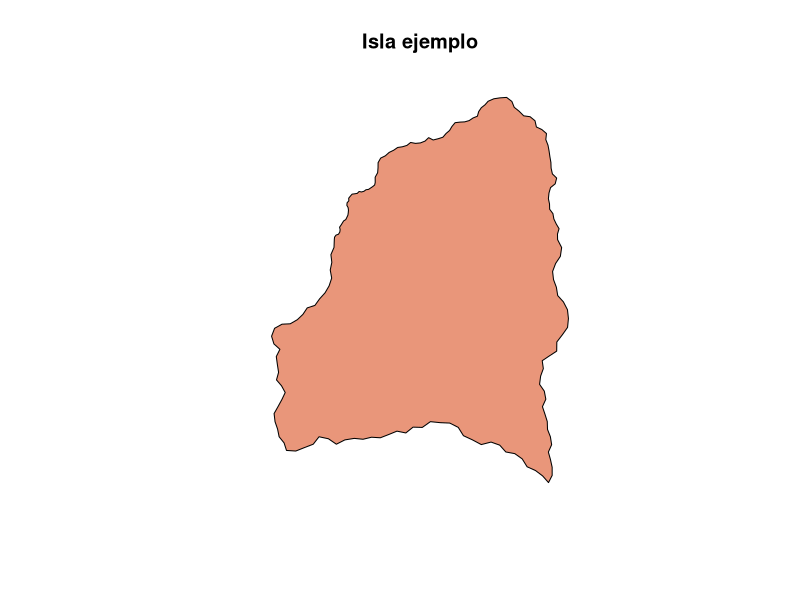
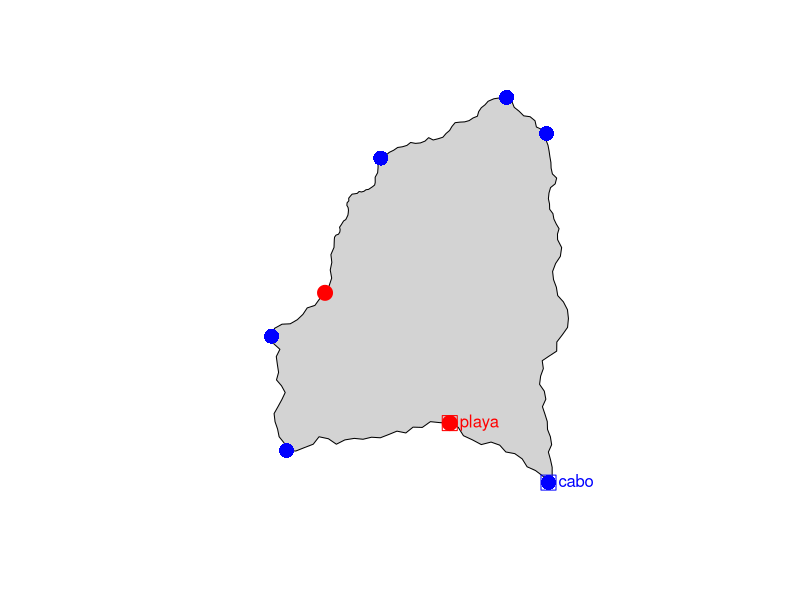
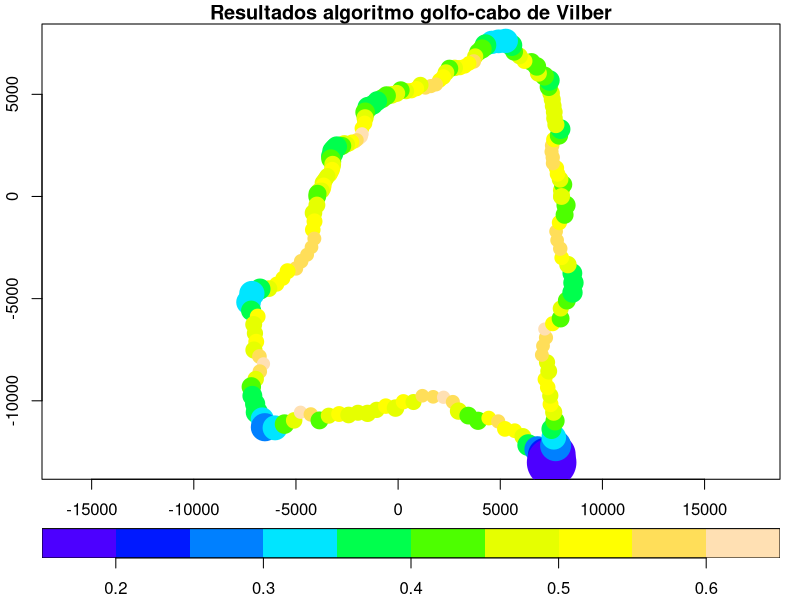
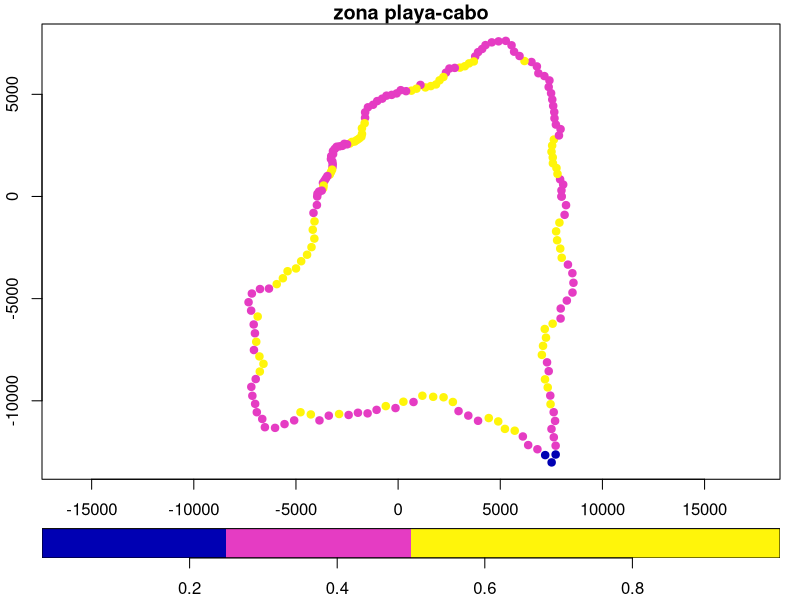
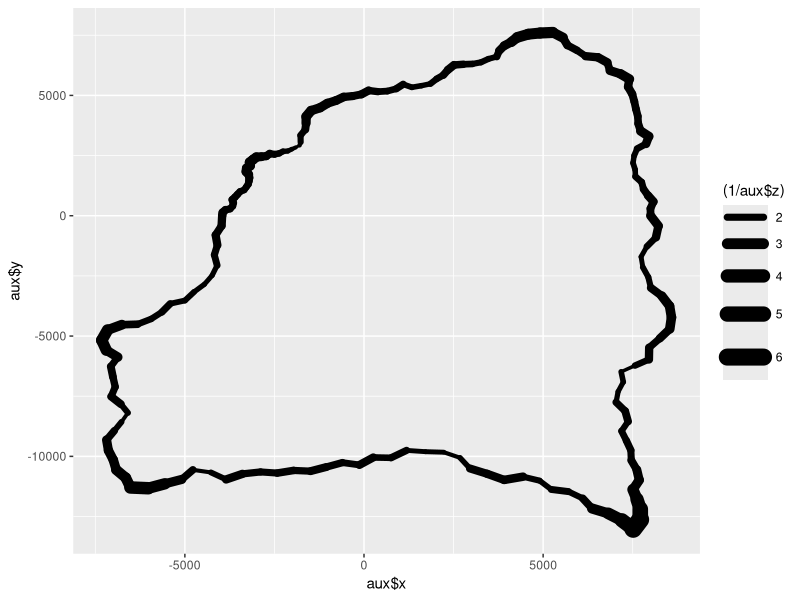
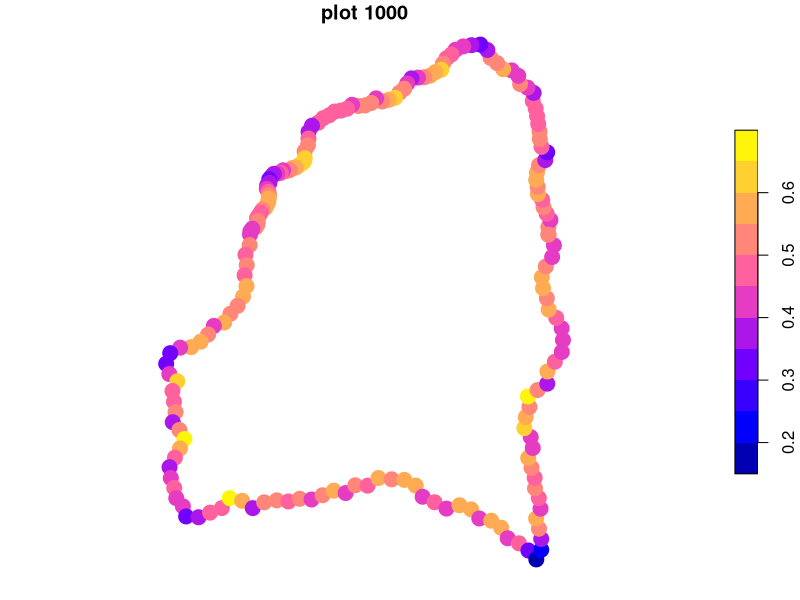
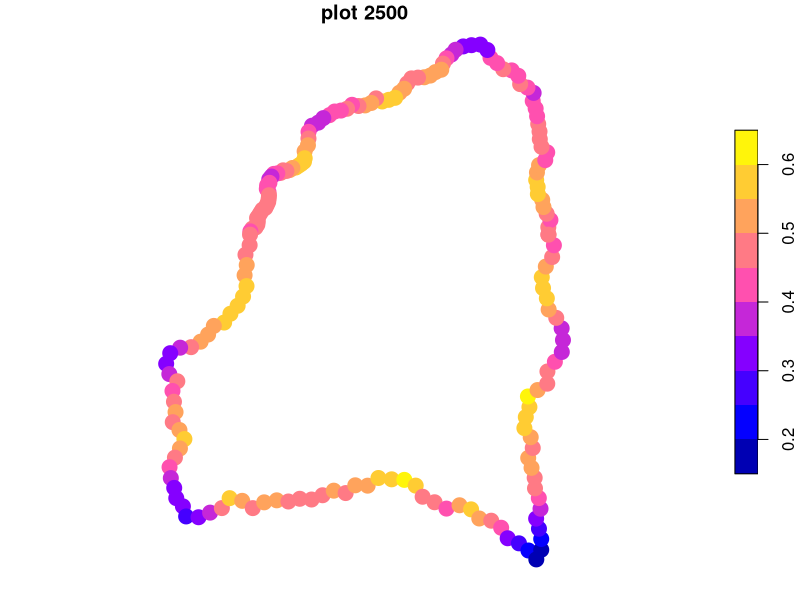
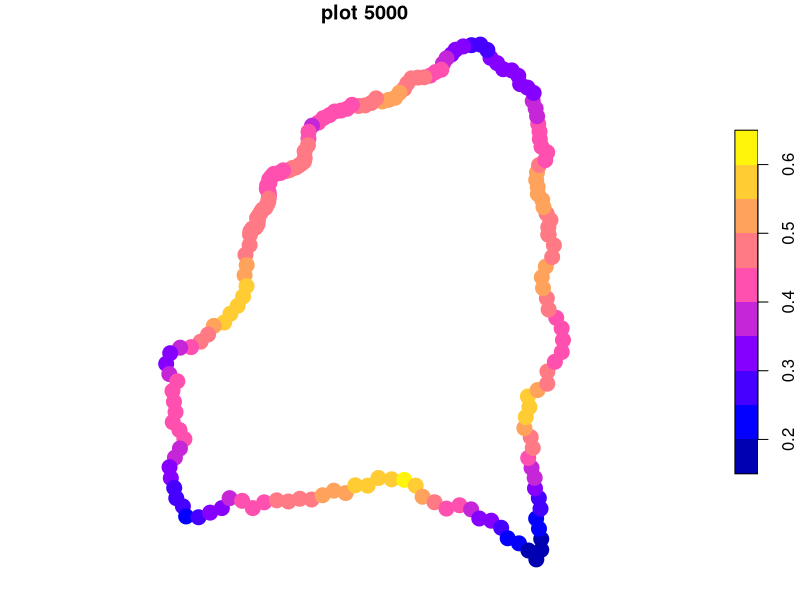

Here is the R script that generated these plots, in order:
## ---- chunk 1
################################################
# Funciones para hacer un mapa del tesoro con R
# Autor: Fernando Villalba Bergado
# Fecha: 2018-2019
################################################


require(dplyr)
require(sf)
#require(sp)
#require(rgdal)


#font_add_google("Old English Text MT", "Old English Text MT")
# Crea poligono aleatorio de n vertices y diámetro medio R
pol_cero<-function(R=3000,nvert=5){
    # R= diametro medio de la isla en m 
    I<- R/2 # Amplitud de desviación media de irregularidades
    #N<-N # número de puntos base del boceto siempre <20
    
    paso<-2*pi/nvert
    # creamos poligono inicial como data.frame
    pol_coord<-data.frame(x=NA,y=NA)
    a<-runif(1,0.5,10) # añadimos una funcion seno a la amplitud
    b<-runif(1,0.5,10) # añadimos otra funcion seno a la amplitud
    for(i in 1:nvert-1){
        #x<-(R+rnorm(1,I,I/3))*cos(paso*i)
        #y<-(R+rnorm(1,I,I/3))*sin(paso*i)
        x<-abs((R+I*sin(paso*i*a)+I*sin(paso*i*b)))*cos(paso*i)
        y<-abs((R+I*sin(paso*i*a)+I*sin(paso*i*b)))*sin(paso*i)
        pol_coord<-rbind(pol_coord,c(x,y))
    }
    pol_coord<-na.omit(pol_coord)
    # Añadimos al final el punto origen para cerrar el poligono
    pol_coord<-rbind(pol_coord,c(pol_coord[1,1],pol_coord[1,2]))
    return(pol_coord)
}

#plot(pol_cero(,7),type="l")
# Creamos la función punto medio
puntomedio<-function(x1,y1,x2,y2){
    # calcula el punto medio del lado y lo mueve
    # un porcentaje aleatorio sobre al perpendicular del lado
    xmed<-(x1+x2)/2
    ymed<-(y1+y2)/2
    # calculamos la tangente para sacar la perpendicular 
    vx<- -(y2-y1) # por anlgulos es el eje opuesto
   vy<-(x2-x1)
    # Este parametro d es importante y marca la desviación 
    # del nuevo punto respecto al lado
    d<-0.2*runif(1,-1,1)
    # coord del nuevo punto medio final
    x0<-xmed+d*vx
    y0<-ymed+d*vy
    
    return(c(x0,y0))
}
# Función que divide en 2 cada lado del poligono
# los datos de entrada deben ser un data.frame
div_pol<-function(poligon){
    n_pol<-data.frame(x=NA,y=NA)
    # aplicamos la funión de punto medio
    for (i in 1:nrow(poligon)-1){
        n_pol<-rbind(n_pol,c(poligon[i,1],poligon[i,2]))
        n_pol<-rbind(n_pol,puntomedio(poligon[i,1],poligon[i,2],
                                      poligon[i+1,1],poligon[i+1,2]))
        #n_pol<-rbind(n_pol,c(poligon[i+1,1],poligon[i+1,2]))
        #esto era el fallo, se duplicaba la coordenada en el bucle
    }
    n_pol<-rbind(n_pol,c(poligon[nrow(poligon),1],poligon[nrow(poligon),2]))
    n_pol<-na.omit(n_pol)
    return(n_pol)
}

#2. funcion recursiva      
div_pol_n<-function(poligon, N){
    z<-poligon
    for(i in 1:N){
        z<- div_pol(z)        
    }
    return(z)
}
# plot(div_pol_n(pol_cero(,3),5),type="l")

# Funcion final que devuelve el poligono de una isla
# aleaoria en formato poligono x-y
crea_isla<-function(R=5000,nver=6,N=5){
    z<-pol_cero(R,nver)    
    z<-div_pol_n(z,N)
    return(z)
}

#crea_isla()
# Funcion pol_to_sf:
# para transformar el poligono en objeto o capa espacial sf
# por defecto coge el CRS epsg 25831 
pol_to_sf<-function(pol,epsg=NA){
    capa <- pol %>%
        st_as_sf(coords = c("x", "y"), crs = epsg) %>%
        summarise(geometry = st_combine(geometry)) %>%
        st_cast("POLYGON")
    st_crs(capa)<-epsg
    return(capa)
}

# Funcion validar_contorno: 
# sirve para corregir fallos en los poligonos en los que cruzan lados
validar_contorno<-function(pol){
    str1<-st_crs(pol)
    if(is.na(str1)){str1=25831}
    #    pol<-st_cast(pol,"POLYGON")
    if(!st_is_valid(pol)){
        pol<-st_buffer(pol, 10)# crea un buffer
        pol<-st_combine(pol)
        st_crs(pol)<-str1#25831
    }
    # comprueba que no es multipol
    if(class(pol)[[1]]=="sfc_MULTIPOLYGON"){
        pol<-multipol_a_uno(pol)
        st_crs(pol)<-str1
    }  
    return(pol)
}
## ---- chunk 2
# Funcion por_circulo:
# Calcula el área de interseccion del circulo con elpoligono de  tierra de la isla
#   punto: punto del contorno 
#   isla: poligon de tierra o de la isla sf
#   tolerancia: radio del circulo
por_circulo<-function(punto,isla,tolerancia){
        # crea un circulo de radio=tolerancia
        cir1<-st_buffer(st_geometry(punto),dist=tolerancia)
        # calcula su área
        area_circulo<-as.numeric(st_area(cir1))
        # clip con tierra-isla
        # iguala los crs para evitar conflictos
        st_crs(cir1)<-st_crs(isla)
        # hace el clip del circulo con la tierra-isla
        clip1 <- st_intersection(cir1,isla)
        # calcula el area del clip
        area_cir1<-as.numeric(st_area(clip1))
        # retorna el tanto por uno  
        return(area_cir1/area_circulo)
}

# funcion algoritmo golfo cabo
#   isla: sf con poligono cerrado de tierra
#   R: radio del circulo = tolerancia
#   seg: unidades para segmentar la linea de costa
gc<-function(isla,radio=2000){#},seg=200){
    # unidades en m
    # segmentiza la linea de costa
    # crea un punto cada 200 m maximo
    #c1<-st_segmentize(st_geometry(isla),seg)
    c1<-isla
    # convierte la capa a puntos
    pts_c1<-st_cast(c1, "POINT")
    # calcula el algoritmo con sapply en cada punto
    gc1<-sapply(pts_c1,por_circulo,isla=c1,tolerancia=radio)
    gc1<-as.data.frame(gc1)
    names(gc1)<-c("gc")
    # genera una capa sf de resultado con los puntos y los valores
    pts_c2<-st_sf(gc1, st_geometry(pts_c1))
    #retorna el resultado como capa
    return(pts_c2)
}

# funcion para calcular los puntos que salen en una capa de lineas
n_puntos<-function(poli){
        # numero de puntos de una capa
        pts_poli<-st_cast(poli$geometry, "MULTIPOINT")
        cnt_poli <- sapply(pts_poli, length)
        sum(cnt_poli)
        }

## ---- chunk 3
# generamos una isla
    radio=8000
    islagrande<-crea_isla(R=radio)%>% pol_to_sf() #%>%validar_contorno()
    plot(islagrande, col="darksalmon", main="Isla ejemplo")
## ---- chunk 4
#   Simplificamos el poligono origen
    i1<-st_simplify(islagrande, preserveTopology = FALSE, dTolerance = 1000)

# comparamos los puntos de ambas capas
    n_puntos(i1)
    n_puntos(islagrande)
    
# calculamos el algoritmo en la capa simplificada
    a<-gc(i1)
    
# Vemos el resultado.
    head(a)
    
# pintamos el resultado
    plot(st_geometry(islagrande), col="lightgrey")
    plot(st_geometry(a),add=T)
    plot(a[a$gc>0.5,],pch=19,cex=2, col="red",add=T)
    plot(a[a$gc<0.5,],pch=16,cex=2, col="blue",add=T)
    
    # señalamos el golfo más evidente
    plot(a[which.max(a$gc),],pch=0,cex=2, col="red",add=T)
    text(st_coordinates(a[which.max(a$gc),]), labels = "playa", col = 'red',pos = 4)
    # señalamos el cabo más evidente
    plot(a[which.min(a$gc),],pch=0,cex=2, col="blue",add=T)
    text(st_coordinates(a[which.min(a$gc),]), labels = "cabo", col = 'blue',pos = 4)
## ---- chunk 5

    a<-gc(islagrande)
  # pintamos el resultado variando el color,el grueso del punto
  # y las escalas
    plot(a["gc"],key.pos = 1,pch=19,main="Resultados algoritmo golfo-cabo de Vilber",
         pal=topo.colors,cex=(1/a$gc),axes = T, key.width = lcm(2), key.length = 1.0)    
## ---- chunk 6
    # zona playa y cabo
    plot(a["gc"],key.pos = 1,pch=19,main="zona playa-cabo",breaks = c(0,.25,.50,1), axes = T, key.width = lcm(2), key.length = 1.0)   
## ---- chunk 7

library(ggplot2)
#CReamos un data frame
    aux<-data.frame(st_coordinates(a),a$gc)
    # cambiamos los nombres
    names(aux)<-c("x","y","z")
    # pintamos la ruta
    ggplot(aux, aes(aux$x,aux$y,size=(1/aux$z))) +
      geom_path(linejoin = "round",lineend="round")
    
## ---- chunk 8
# pintamos con varios radios
radios<-list(1000, 2500, 5000, 8000)
#. aplicamos el bucle
pl<-lapply(radios, function(x) {plot(gc(islagrande,radio=x),pch=19,cex=2,
                                       main=paste("plot", x[[1]]))})
#knitr::include_graphics(pl)
